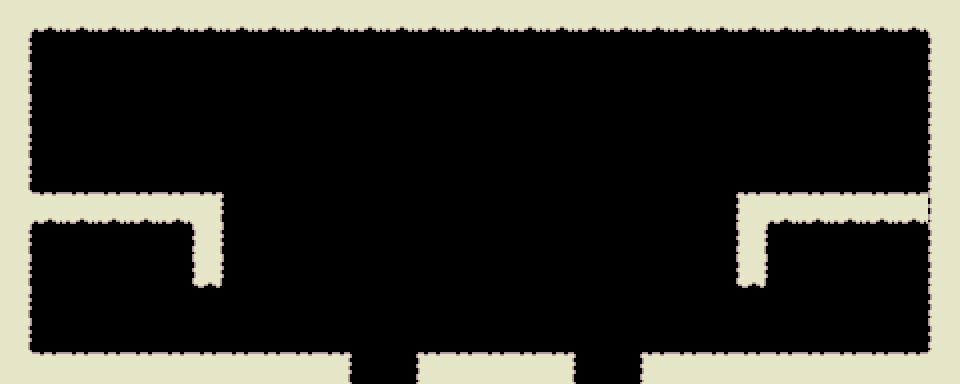

The image is a tile-based game level rendered from a .tmx file. Its description and source (layers, tilesets, objects; grid data summarised) follow:
An orthogonal 30x12 tile map with 32x32 px tiles, 1 tile layer (Camada de Tiles 1) and 23 objects (4x Clock, 4x Spawn).

<map version="1.0" orientation="orthogonal" width="30" height="12" tilewidth="32" tileheight="32">
 <tileset firstgid="1" name="pickleTile" tilewidth="32" tileheight="32">
  <image source="pickleTile.png" width="512" height="32" />
 </tileset>
 <objectgroup name="collision" width="30" height="12">
  <object x="32" y="0" width="1216" height="32" />
  <object x="928" y="0" width="32" height="384" />
  <object x="0" y="0" width="32" height="384" />
  <object x="736" y="192" width="32" height="96" />
  <object x="768" y="192" width="160" height="32" />
  <object x="640" y="352" width="288" height="32" />
  <object x="32" y="352" width="320" height="32" />
  <object x="32" y="192" width="192" height="32" />
  <object x="192" y="224" width="32" height="64" />
  <object x="416" y="352" width="160" height="32" />
 </objectgroup>
 <objectgroup name="Player start" width="30" height="12">
  <object x="496" y="304">
   <ellipse />
  </object>
 </objectgroup>
 <layer name="Camada de Tiles 1" width="30" height="12">
  <data>[360 cells, 92 non-empty, 10 distinct tile ids]</data>
 </layer>
 <objectgroup name="Objects" width="30" height="12">
  <object name="Clock" x="80" y="304">
   <properties>
    <property name="type" value="clock" />
   </properties>
  </object>
  <object name="Clock" x="384" y="304">
   <properties>
    <property name="type" value="clock" />
   </properties>
  </object>
  <object name="Clock" x="608" y="304">
   <properties>
    <property name="type" value="clock" />
   </properties>
  </object>
  <object name="Spawn" x="112" y="272">
   <properties>
    <property name="enemy" value="sheep" />
    <property name="interval" value="2" />
    <property name="maximum" value="2" />
    <property name="type" value="spawn" />
   </properties>
  </object>
  <object name="Spawn" x="848" y="272">
   <properties>
    <property name="enemy" value="pillow" />
    <property name="interval" value="2" />
    <property name="maximum" value="2" />
    <property name="type" value="spawn" />
   </properties>
  </object>
  <object name="Clock" x="912" y="304">
   <properties>
    <property name="type" value="clock" />
   </properties>
  </object>
  <object name="Spawn" x="720" y="272">
   <properties>
    <property name="enemy" value="cup" />
    <property name="interval" value="5" />
    <property name="maximum" value="2" />
    <property name="type" value="spawn" />
   </properties>
  </object>
  <object name="Spawn" x="240" y="272">
   <properties>
    <property name="enemy" value="cup" />
    <property name="interval" value="5" />
    <property name="maximum" value="2" />
    <property name="type" value="spawn" />
   </properties>
  </object>
 </objectgroup>
 <objectgroup name="enemyCol" width="30" height="12">
  <object x="736" y="288" width="32" height="64" />
  <object x="192" y="288" width="32" height="64" />
  <object x="352" y="160" width="32" height="192" />
  <object x="608" y="160" width="32" height="192" />
 </objectgroup>
</map>
